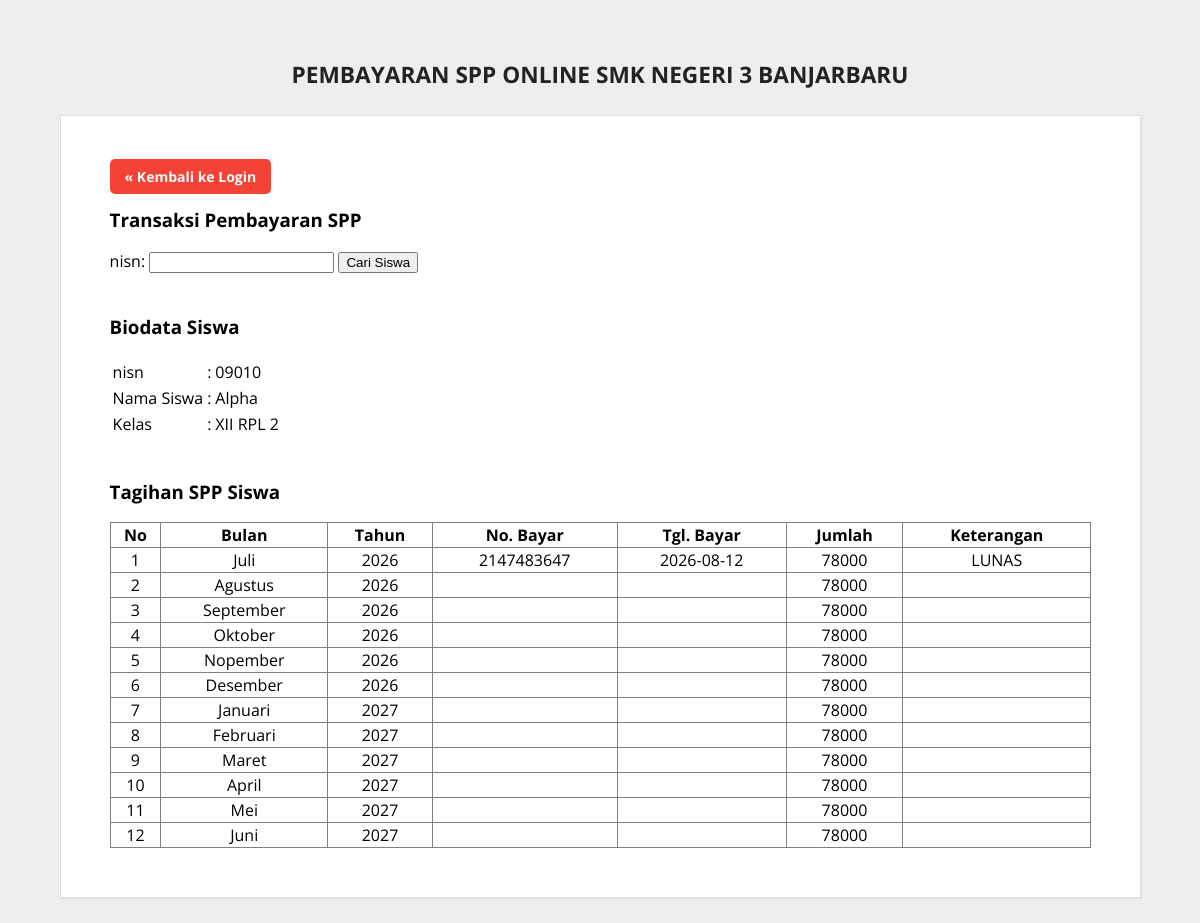
The page /bayar.php?nisn=09010 on the database its author committed.
### tables this page shows
CREATE TABLE `siswa` (
  `nisn` varchar(10) NOT NULL,
  `nis` varchar(8) NOT NULL,
  `nama` varchar(35) NOT NULL,
  `id_kelas` varchar(11) NOT NULL,
  `alamat` text NOT NULL,
  `no_telp` varchar(15) NOT NULL,
  `id_spp` varchar(5) NOT NULL
);

CREATE TABLE `kelas` (
  `id_kelas` varchar(5) NOT NULL,
  `nama_kelas` varchar(10) NOT NULL,
  `kompentensi_keahlian` varchar(30) NOT NULL
);

CREATE TABLE `pembayaran` (
  `id_pembayaran` int(10) NOT NULL,
  `no_bayar` int(11) DEFAULT NULL,
  `id_petugas` varchar(5) DEFAULT NULL,
  `nisn` varchar(10) DEFAULT NULL,
  `tgl_pembayaran` date DEFAULT NULL,
  `bulan_tagihan` varchar(12) DEFAULT NULL,
  `tahun_tagihan` int(4) DEFAULT NULL,
  `id_spp` varchar(5) DEFAULT NULL,
  `keterangan` varchar(10) DEFAULT NULL
);

CREATE TABLE `spp` (
  `id_spp` varchar(5) NOT NULL,
  `tahun` int(4) NOT NULL,
  `nominal` int(10) NOT NULL
);

### bayar.php (the view, shortened to what this page needs)
<!DOCTYPE html>
<html>
<head>
    <link rel="stylesheet" type="text/css" href="src/style.css">
</head>
<body>
    <br/>
    <br/>
    <header>
        <h1 class="judul">PEMBAYARAN SPP ONLINE SMK NEGERI 3 BANJARBARU</h1>
    </header>
    <div class="wrap">
        <div class="blog">
            <div class="conteudo">
                <div style="margin-bottom: 20px;">
                    <a href="index.php" style="text-decoration: none; background-color: #f44336; color: white; padding: 8px 15px; border-radius: 5px; font-size: 14px; font-weight: bold;">
                        &laquo; Kembali ke Login
                    </a>
                </div>
                <h3>Transaksi Pembayaran SPP</h3>
                <form method="get" action="">
                    nisn: <input type="text" name="nisn" />
                    <input type="submit" name="cari" value="Cari Siswa" />
                </form>
                <?php
                include_once "src/koneksi.php";
                if(isset($_GET['nisn']) && $_GET['nisn'] != ''){
                    $sqlSiswa = mysqli_query($koneksi, "SELECT * FROM kelas JOIN siswa ON kelas.id_kelas = siswa.id_kelas JOIN spp ON siswa.id_spp = spp.id_spp WHERE nisn='$_GET[nisn]'");
                    $data = mysqli_fetch_array($sqlSiswa);
                    if($data) {
                ?>
                <br>
                <h3>Biodata Siswa</h3>
                <table>
                    <tr>
                        <td>nisn</td>
                        <td>:</td>
                        <td><?php echo $data['nisn']; ?></td>
                    </tr>
                    <tr>
                        <td>Nama Siswa</td>
                        <td>:</td>
                        <td><?php echo $data['nama']; ?></td>
                    </tr>
                    <tr>
                        <td>Kelas</td>
                        <td>:</td>
                        <td><?php echo $data['nama_kelas']; ?></td>
                    </tr>
                </table>
                <br>
                <h3>Tagihan SPP Siswa</h3>
                <table border="1" style="width: 100%; border-collapse: collapse; text-align: center;">
                    <tr>
                        <th>No</th>
                        <th>Bulan</th>
                        <th>Tahun</th>
                        <th>No. Bayar</th>
                        <th>Tgl. Bayar</th>
                        <th>Jumlah</th>
                        <th>Keterangan</th>
                    </tr>
                    <?php
                        $sql = mysqli_query($koneksi, "SELECT * FROM pembayaran JOIN spp ON pembayaran.id_spp = spp.id_spp WHERE nisn='$data[nisn]'");
                        $no = 1;
                        while($data_bayar = mysqli_fetch_array($sql)){
                            echo "<tr>
                                <td>$no</td>
                                <td>$data_bayar[bulan_tagihan]</td>
                                <td>$data_bayar[tahun_tagihan]</td>
                                <td>$data_bayar[no_bayar]</td>
                                <td>$data_bayar[tgl_pembayaran]</td>
                                <td>$data_bayar[nominal]</td>
                                <td>$data_bayar[keterangan]</td>
                            </tr>";
                            $no++;
                        }
                    ?>
                </table>
                <?php
                    } else {
                        echo "<p style='color: red; margin-top: 20px;'>Data siswa dengan NISN tersebut tidak ditemukan.</p>";
                    }
                }
                ?>
            </div>
        </div>
    </div>
</body>
</html>

### src/style.css (style rules this page uses)
body { background: #eee; margin: 0; font-family: 'Open Sans', sans-serif; }
header { text-align: center; color: #232323; }
header .judul { font-size: 17pt; }
.wrap { width: 1300px; margin: 25px auto; }
.blog { float: left; }
.conteudo { width: 950px; padding: 25px; margin: 25px auto; background: #fff; border: 1px solid #dedede; -webkit-box-shadow: 1px 1px 1px 0px rgba(204,204,204,0.35); -moz-box-shadow: 1px 1px 1px 0px rgba(204,204,204,0.35); box-shadow: 1px 1px 1px 0px rgba(204,204,204,0.35); animation: slideUpFade 5s ease forwards; }
@media screen and (max-width: 1300px) { .wrap { width: 90%; margin: 25px auto; } }
@media screen and (max-width: 1300px) { .blog { width: 90%; } }
@media screen and (max-width: 1300px) { .conteudo { float: inherit; margin: 0 auto 25px; width: 101%; border: 1px solid #dedede; padding: 5%; background: #fff; } }

### rows shown on the page
siswa: nisn "09010", nama "Alpha", id_kelas.nama_kelas "XII RPL 2"
pembayaran: bulan_tagihan "Juli", tahun_tagihan "2026", no_bayar "2147483647", tgl_pembayaran "2026-08-12", id_spp.nominal "78000", keterangan "LUNAS"
pembayaran: bulan_tagihan "Agustus", tahun_tagihan "2026", id_spp.nominal "78000"
pembayaran: bulan_tagihan "September", tahun_tagihan "2026", id_spp.nominal "78000"
pembayaran: bulan_tagihan "Oktober", tahun_tagihan "2026", id_spp.nominal "78000"
pembayaran: bulan_tagihan "Nopember", tahun_tagihan "2026", id_spp.nominal "78000"
pembayaran: bulan_tagihan "Desember", tahun_tagihan "2026", id_spp.nominal "78000"
pembayaran: bulan_tagihan "Januari", tahun_tagihan "2027", id_spp.nominal "78000"
pembayaran: bulan_tagihan "Februari", tahun_tagihan "2027", id_spp.nominal "78000"
pembayaran: bulan_tagihan "Maret", tahun_tagihan "2027", id_spp.nominal "78000"
pembayaran: bulan_tagihan "April", tahun_tagihan "2027", id_spp.nominal "78000"
pembayaran: bulan_tagihan "Mei", tahun_tagihan "2027", id_spp.nominal "78000"
pembayaran: bulan_tagihan "Juni", tahun_tagihan "2027", id_spp.nominal "78000"
